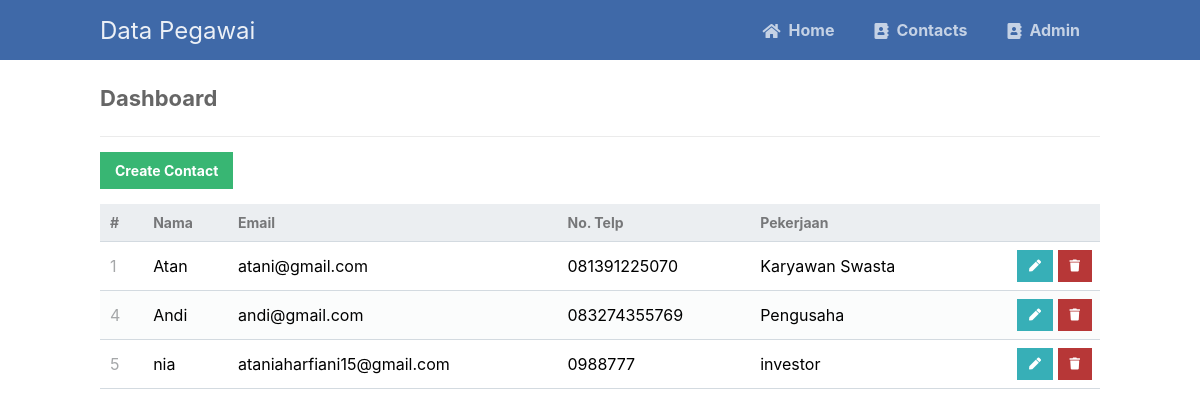
The app's page /read.php with its own data.
### tables this page shows
CREATE TABLE `kontak` (
  `id` int(11) NOT NULL,
  `nama` varchar(50) NOT NULL,
  `email` varchar(50) NOT NULL,
  `notelp` varchar(30) NOT NULL,
  `pekerjaan` varchar(50) NOT NULL
);

### read.php (the view, shortened to what this page needs)
<?php
include 'functions.php';
$pdo = pdo_connect_mysql();
$page = isset($_GET['page']) && is_numeric($_GET['page']) ? (int)$_GET['page'] : 1;
$records_per_page = 5;
$stmt = $pdo->prepare('SELECT * FROM kontak ORDER BY id LIMIT :current_page, :record_per_page');
$stmt->bindValue(':current_page', ($page-1)*$records_per_page, PDO::PARAM_INT);
$stmt->bindValue(':record_per_page', $records_per_page, PDO::PARAM_INT);
$stmt->execute();
$contacts = $stmt->fetchAll(PDO::FETCH_ASSOC);
?>
<?=template_header('Read')?>
<div class="content read">
	<h2>Dashboard</h2>
	<a href="create.php" class="create-contact">Create Contact</a>
	<table>
        <thead>
            <tr>
                <td>#</td>
                <td>Nama</td>
                <td>Email</td>
                <td>No. Telp</td>
                <td>Pekerjaan</td>
                <td></td>
            </tr>
        </thead>
        <tbody>
            <?php foreach ($contacts as $contact): ?>
            <tr>
                <td><?=$contact['id']?></td>
                <td><?=$contact['nama']?></td>
                <td><?=$contact['email']?></td>
                <td><?=$contact['notelp']?></td>
                <td><?=$contact['pekerjaan']?></td>
                <td class="actions">
                    <a href="update.php?id=<?=$contact['id']?>" class="edit"><i class="fas fa-pen fa-xs"></i></a>
                    <a href="delete.php?id=<?=$contact['id']?>" class="trash"><i class="fas fa-trash fa-xs"></i></a>
                </td>
            </tr>
            <?php endforeach; ?>
        </tbody>
    </table>
</div>
<?=template_footer()?>

### functions.php (shortened to what this page needs)
<?php
function template_header($title) {
echo <<<EOT
<!DOCTYPE html>
<html>
	<head>
		<meta charset="utf-8">
		<title>$title</title>
		<link href="style.css" rel="stylesheet" type="text/css">
		<link rel="stylesheet" href="https://use.fontawesome.com/releases/v5.7.1/css/all.css">
	</head>
	<body>
    <nav class="navtop">
    	<div>
    		<h1>Data Pegawai</h1>
            <a href="index.php"><i class="fas fa-home"></i>Home</a>
    		<a href="read.php"><i class="fas fa-address-book"></i>Contacts</a>
			<a href="admin.php"><i class="fas fa-address-book"></i>Admin</a>
    	</div>
    </nav>
EOT;
}
function template_footer() {
echo <<<EOT
    </body>
</html>
EOT;
}
?>

### style.css (style rules this page uses)
* { box-sizing: border-box; font-family: -apple-system, BlinkMacSystemFont, "segoe ui", roboto, oxygen, ubuntu, cantarell, "fira sans", "droid sans", "helvetica neue", Arial, sans-serif; font-size: 16px; -webkit-font-smoothing: antialiased; -moz-osx-font-smoothing: grayscale; }
body { background-color: #FFFFFF; margin: 0; }
.navtop { background-color: #3f69a8; height: 60px; width: 100%; border: 0; }
.navtop div { display: flex; margin: 0 auto; width: 1000px; height: 100%; }
.navtop div h1, .navtop div a { display: inline-flex; align-items: center; }
.navtop div h1 { flex: 1; font-size: 24px; padding: 0; margin: 0; color: #ecf0f6; font-weight: normal; }
.navtop div a { padding: 0 20px; text-decoration: none; color: #c5d2e5; font-weight: bold; }
.navtop div a i { padding: 2px 8px 0 0; }
.content { width: 1000px; margin: 0 auto; }
.content h2 { margin: 0; padding: 25px 0; font-size: 22px; border-bottom: 1px solid #ebebeb; color: #666666; }
.read .create-contact { display: inline-block; text-decoration: none; background-color: #38b673; font-weight: bold; font-size: 14px; color: #FFFFFF; padding: 10px 15px; margin: 15px 0; }
.read table { width: 100%; padding-top: 30px; border-collapse: collapse; }
.read table thead { background-color: #ebeef1; border-bottom: 1px solid #d3dae0; }
.read table thead td { padding: 10px; font-weight: bold; color: #767779; font-size: 14px; }
.read table tbody tr { border-bottom: 1px solid #d3dae0; }
.read table tbody tr:nth-child(even) { background-color: #fbfcfc; }
.read table tbody tr td { padding: 10px; }
.read table tbody tr td:nth-child(1) { color: #a5a7a9; }
.read table tbody tr td.actions { padding: 8px; text-align: right; }
.read table tbody tr td.actions .edit, .read table tbody tr td.actions .trash { display: inline-flex; text-align: right; text-decoration: none; color: #FFFFFF; padding: 10px 12px; }
.read table tbody tr td.actions .trash { background-color: #b73737; }
.read table tbody tr td.actions .edit { background-color: #37afb7; }

### records on screen
kontak: id "1", nama "Atan", email "atani@gmail.com", notelp "081391225070", pekerjaan "Karyawan Swasta"
kontak: id "4", nama "Andi", email "andi@gmail.com", notelp "083274355769", pekerjaan "Pengusaha"
kontak: id "5", nama "nia", email "ataniaharfiani15@gmail.com", notelp "0988777", pekerjaan "investor"
